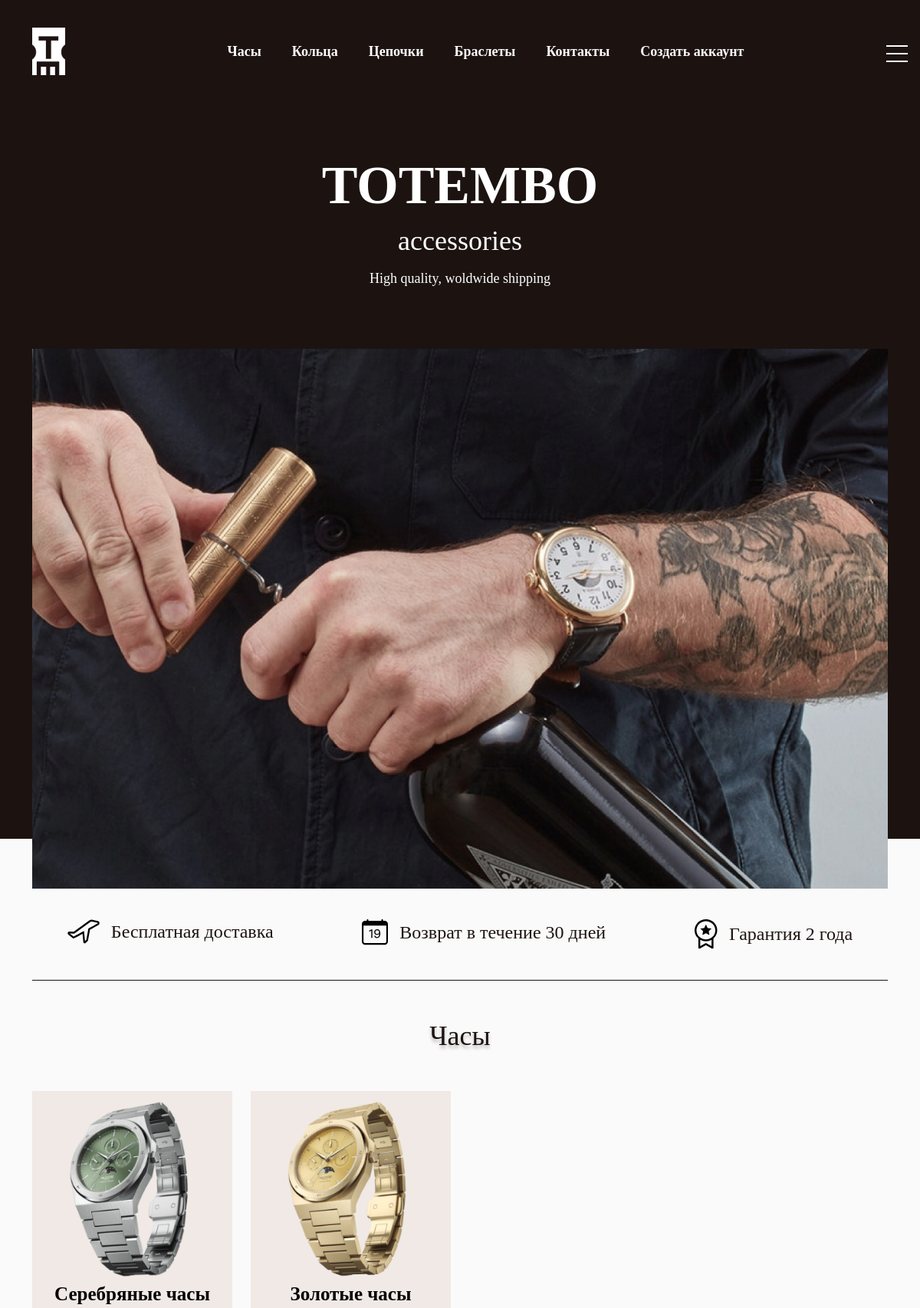
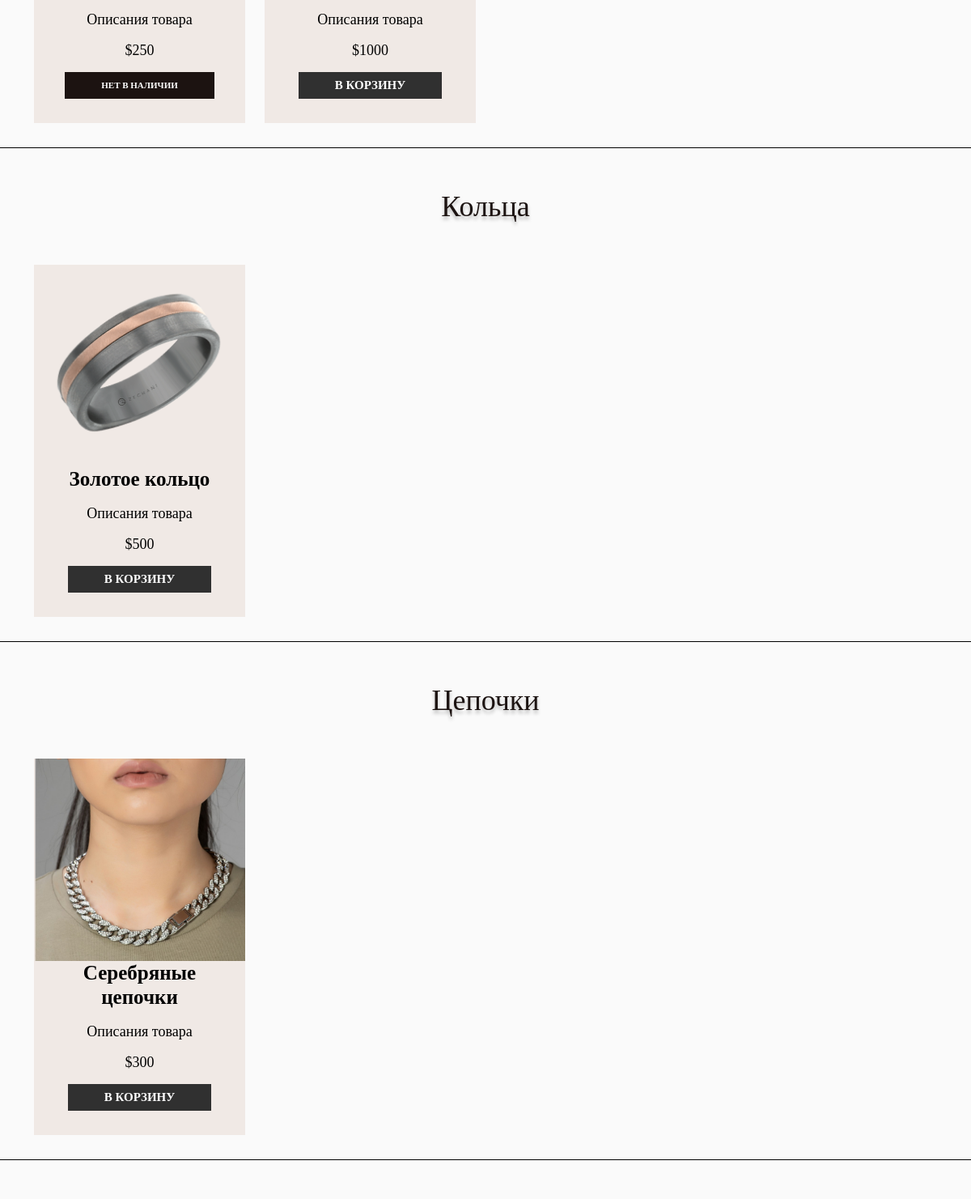
The page / (upper part) on the database its author committed (2 pictures, top to bottom).
### store/models.py (models this page shows, shortened)
class Category(models.Model):
    title = models.CharField(max_length=255, unique=True, verbose_name='Название')
    def get_absolute_url(self):
        return reverse('product_list_by_category', kwargs={'pk': self.pk})
    class Meta:
        verbose_name = 'Категория'
        verbose_name_plural = 'Категории'

class Product(models.Model):
    name = models.CharField(max_length=200)
    price = models.BigIntegerField()
    image = models.ImageField(null=True, blank=True)
    created_at = models.DateTimeField(auto_now_add=True, verbose_name='Дата создания')
    category = models.ForeignKey(Category, on_delete=models.CASCADE, verbose_name='Категория')
    quantity = models.IntegerField(verbose_name='Количество')
    description = models.TextField(default='Здесь будет описание', verbose_name='Описание')
    def get_absolute_url(self):
        return reverse('product_detail', kwargs={'pk': self.pk})
    class Meta:
        verbose_name = 'Продукт'
        verbose_name_plural = 'Продукты'

### store/views.py (the view)
# urls.py: path('', ProductList.as_view(), name='product_list'),
class ProductList(ListView):
    model = Product
    context_object_name = 'categories'
    template_name = 'store/product_list.html'
    def get_queryset(self):
        categories = Category.objects.all()
        data = []
        for category in categories:
            products = Product.objects.filter(category=category)[:4]
            data.append({
                'title': category.title,
                'products': products
            })
        return data
    def get_context_data(self, *, object_list=None, **kwargs):
        context = super(ProductList, self).get_context_data()
        context['title'] = 'Главная'
        return context

### store/templatetags/store_tags.py (called while the page is built)
@register.simple_tag()
def get_categories():
    return Category.objects.all()

@register.simple_tag()
def get_cart_product_quantity(request):
    data = get_cart_data(request)
    return data['cart_products_quantity']

### store/utils.py (called while the page is built, shortened)
def get_cart_data(request):
    if request.user.is_authenticated:
        cart = CartForAuthenticatedUser(request)
        cart_info = cart.get_cart_info()
    else:
        session_cart = CartForAnonymousUser(request)
        cart_info = session_cart.get_cart_info()
    order = cart_info['order']
    products = cart_info['products']
    cart_products_quantity = cart_info['cart_products_quantity']
    return {
        'order': order,
        'products': products,
        'cart_products_quantity': cart_products_quantity
    }

    def get_cart(self):
        cart = self.session.get(settings.CART_SESSION_ID)
        if not cart:
            cart = self.session['cart'] = {}
        return cart

    def get_cart_info(self):
        items = []
        order = {
            'cart_total_price': 0,
            'cart_products_quantity': 0,
            'shipping': True
        }
        cart_products_quantity = order['cart_products_quantity']
        self.save()
        return {
            'order': order,
            'products': items,
            'cart_products_quantity': cart_products_quantity
        }

    def save(self):
        self.session.modified = True

### store/templates/store/product_list.html (shortened to what this page needs)
{% extends 'base.html' %}
{% load static %}
{% block main %}
<main>
    {% include 'store/components/_guarantees.html' %}
    {% for category in categories %}
    <section class="products-section" style="border-bottom: 1px solid black;">
        <h2 class="main_title text-center">{{ category.title }}</h2>
        <div class="container">
            <div class="row">
                {% for product in category.products %}
                <div class="col-12 col-sm-6 col-md-4 col-lg-3">
                    {% include 'store/components/_product_card.html' %}
                </div>
                {% endfor %}
            </div>
        </div>
    </section>
    {% endfor %}
</main>
{% endblock main %}

### templates/components/_header_nav.html
{% load store_tags %}
{% get_categories as categories %}
<ul class="header_nav-menu d-flex justify-content-center flex-wrap text-center {% if 'category' in request.path %} border-dark {% endif %}">
    {% for category in categories %}
    <li class="header_nav-item">
        <a class="header_nav-link " href="{{ category.get_absolute_url }}">{{ category.title }}</a>
    </li>
    {% endfor %}
    <li class="header_nav-item mt-3 mt-lg-0">
        <a class="header_nav-link " href="#">Контакты</a>
    </li>
    <li class="header_nav-item mt-3 mt-lg-0">
        {% if not request.user.is_authenticated %}
            <a class="header_nav-link " href="#">Создать аккаунт</a>
        {% endif %}
    </li>
</ul>

### store/templates/store/components/_product_card.html (shortened to what this page needs)
{% load static %}
<div class="product_card text-center mh-100">
    <a class="product_card-detail" href="{{ product.get_absolute_url }}">
        <div class="w-100">
            <img class="product_card-img img-fluid" style="height:250px;" src="{{ product.image.url }}" alt="">
        </div>
        <div class="product_card-description">
            <p class="product_card-name">{{ product.name }}</p>
            <p class="product_card-desc">{{ product.description }}</p>
            <p class="product_card-price">${{ product.price }}</p>
        </div>
    </a>
    {% if product.quantity > 0 %}
    <a href="{% url 'to_cart' product_id=product.pk action='add' %}" class="product_card-btn">В КОРЗИНУ</a>
    {% else %}
    <a class="product_card-txt">НЕТ В НАЛИЧИИ</a>
    {% endif %}
</div>

### static/css/style.css (style rules this page uses)
ul, li { padding: 0; margin: 0; }
a, li { text-decoration: none; list-style: none; }
.main_title { font-family: Montserrat; font-weight: normal; font-size: 36px; line-height: 44px; color: #1C1311; margin-top: 50px; margin-bottom: 50px; text-shadow: 0 4px 4px rgba(0, 0, 0, 0.25); }
.header_nav-item { list-style: none; }
.header_nav-link { font-family: Montserrat; font-weight: 600; font-size: 18px; color: #fff; line-height: 22px; margin: 0 20px; text-decoration: none; }
.header_nav-menu { padding: 55px 0; }
.product_card { position: relative; box-sizing: border-box; background: #F0E9E5; margin-bottom: 30px; transition: all 1s; padding-bottom: 30px; }
.product_card-description { padding: 0 15px; }
.product_card-name { font-family: Montserrat; font-weight: 600; font-size: 25px; line-height: 30px; color: #000000; }
.product_card-desc { font-family: Montserrat; font-weight: normal; font-size: 18px; line-height: 22px; color: #000000; }
.product_card-price { font-family: Montserrat; font-style: normal; font-weight: normal; font-size: 18px; line-height: 22px; color: #000000; }
.product_card-btn { position: relative; top: 0; left: 0; display: inline-block; padding: 10px 45px; background: #303030; font-family: Montserrat; font-style: normal; font-weight: bold; font-size: 15px; line-height: 13px; color: #FFFFFF; transition: all 0.5s; }

### static/store/css/additional_style.css (style rules this page uses)
.product_card-txt { display: inline-block; padding: 10px 45px; background: #1c1311; font-family: Montserrat; font-style: normal; font-weight: bold; font-size: 11px; line-height: 13px; color: #FFFFFF; }
body { background-color: hsl(0, 0%, 98%); }
h1,h2,h3,h4,h5,h6 { color:hsl(0, 0%, 30%); }

### rows shown on the page
Category: title "Часы", title "Часы"
Category: title "Кольца", title "Кольца"
Category: title "Цепочки", title "Цепочки"
Category: title "Браслеты"
Product: image (picture), name "Серебряные часы", description "Описания товара", price "250", quantity "НЕТ В НАЛИЧИИ"
Product: image (picture), name "Золотые часы", description "Описания товара", price "1000", quantity "В КОРЗИНУ"
Product: image (picture), name "Золотое кольцо", description "Описания товара", price "500", quantity "В КОРЗИНУ"
Product: image (picture), name "Серебряные цепочки", description "Описания товара", price "300", quantity "В КОРЗИНУ"
